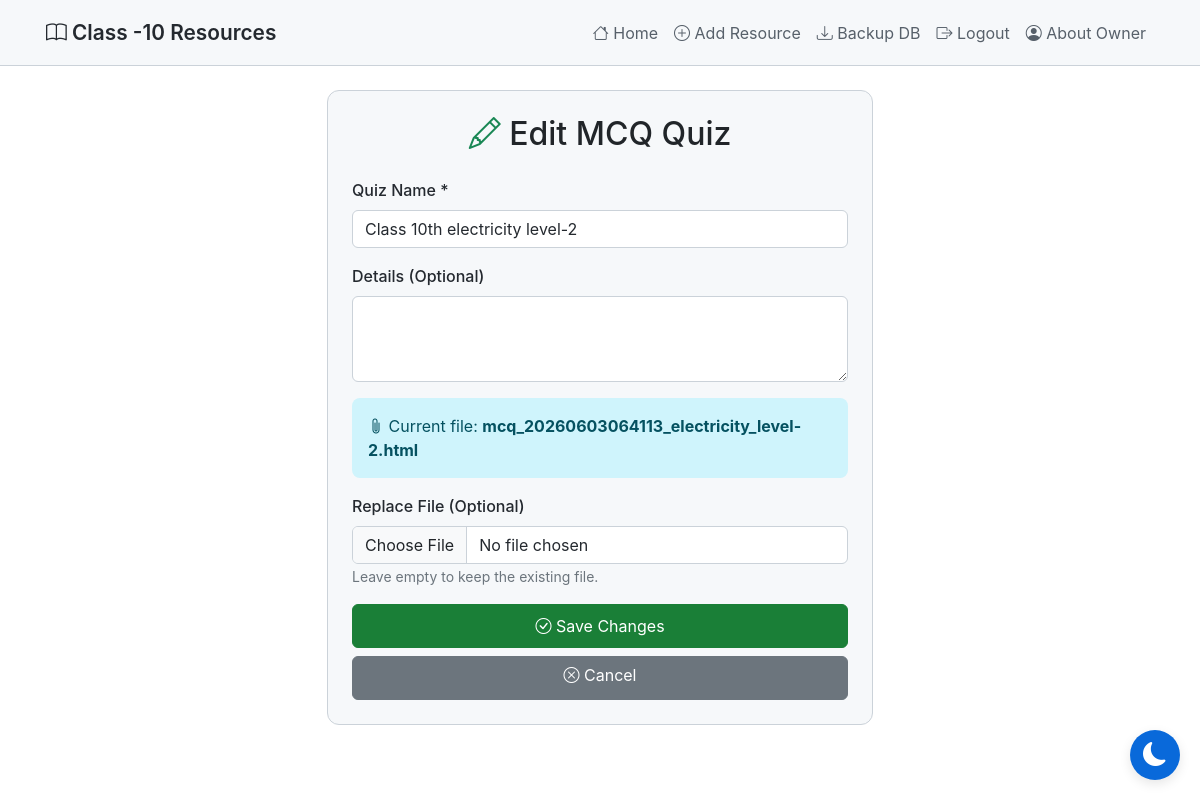
Page /edit-mcq/3 (signed in) on the committed database.
### tables this page shows
CREATE TABLE mcq_quizzes
                 (id INTEGER PRIMARY KEY AUTOINCREMENT,
                  title TEXT NOT NULL,
                  details TEXT,
                  filename TEXT NOT NULL,
                  file_type TEXT NOT NULL,
                  created_at TIMESTAMP DEFAULT CURRENT_TIMESTAMP);

### app.py (the view, shortened to what this page needs)
@app.route('/edit-mcq/<int:id>', methods=['GET', 'POST'])
@login_required
def edit_mcq(id):
    conn = sqlite3.connect('database.db')
    conn.row_factory = sqlite3.Row
    c = conn.cursor()
    c.execute('SELECT * FROM mcq_quizzes WHERE id = ?', (id,))
    quiz = c.fetchone()
    if not quiz:
        conn.close()
        flash('MCQ quiz not found!', 'error')
        return redirect(url_for('practice_mcq'))
    conn.close()
    return render_template('edit_mcq.html', quiz=quiz)

### app.py (called while the page is built)
def login_required(f):
    @wraps(f)
    def decorated_function(*args, **kwargs):
        if 'admin' not in session:
            return redirect(url_for('login'))
        return f(*args, **kwargs)
    return decorated_function

### templates/edit_mcq.html (shortened to what this page needs)
{% extends "base.html" %}
{% block content %}
<div class="row justify-content-center mt-4">
    <div class="col-md-8 col-lg-6">
        <div class="card">
            <div class="card-body p-4">
                <h2 class="text-center mb-4">
                    <i class="bi bi-pencil text-success"></i> Edit MCQ Quiz
                </h2>
                <form method="POST" enctype="multipart/form-data">
                    <div class="mb-3">
                        <label for="title" class="form-label">Quiz Name *</label>
                        <input type="text" class="form-control" id="title" name="title" value="{{ quiz['title'] }}" required>
                    </div>
                    <div class="mb-3">
                        <label for="details" class="form-label">Details (Optional)</label>
                        <textarea class="form-control" id="details" name="details" rows="3">{{ quiz['details'] or '' }}</textarea>
                    </div>
                    <div class="alert alert-info">
                        <i class="bi bi-paperclip"></i>
                        Current file: <strong>{{ quiz['filename'] }}</strong>
                    </div>
                    <div class="mb-3">
                        <label for="file" class="form-label">Replace File (Optional)</label>
                        <input type="file" class="form-control" id="file" name="file" accept=".pdf,.doc,.docx,.md,.txt,.html,.htm">
                        <small class="text-secondary">
                            Leave empty to keep the existing file.
                        </small>
                    </div>
                    <div class="d-grid gap-2">
                        <button type="submit" class="btn btn-success">
                            <i class="bi bi-check-circle"></i> Save Changes
                        </button>
                        <a href="{{ url_for('practice_mcq') }}" class="btn btn-secondary">
                            <i class="bi bi-x-circle"></i> Cancel
                        </a>
                    </div>
                </form>
            </div>
        </div>
    </div>
</div>
{% endblock %}

### templates/base.html (style rules this page uses)
:root { --bg-primary: #ffffff; --bg-secondary: #f6f8fa; --bg-tertiary: #ffffff; --text-primary: #24292f; --text-secondary: #57606a; --border-color: #cbd2d9; --accent-color: #0969da; --success-color: #1a7f37; --danger-color: #cf222e; --shadow-color: rgba(0, 0, 0, 0.1); }
body { background-color: var(--bg-primary); color: var(--text-primary); font-family: -apple-system, BlinkMacSystemFont, 'Segoe UI', 'Noto Sans', Helvetica, Arial, sans-serif; min-height: 100vh; transition: background-color 0.3s ease, color 0.3s ease; }
* { transition: background-color 0.3s ease, color 0.3s ease, border-color 0.3s ease; }
.btn { min-height: 44px; }
.btn-success { background-color: var(--success-color); border-color: var(--success-color); }
.card { background-color: var(--bg-secondary); border: 1px solid var(--border-color); border-radius: 12px; transition: all 0.3s ease; overflow: hidden; }
.card-body { padding: 1.5rem; }
.form-control, .form-select { background-color: var(--bg-tertiary); border: 1px solid var(--border-color); color: var(--text-primary); }
.form-label { color: var(--text-primary); font-weight: 500; }
.alert { border-radius: 8px; border: none; }

### rows in the picture
mcq_quizzes: title "Class 10th electricity level-2", filename "mcq_20260603064113_electricity_level-2.html"
